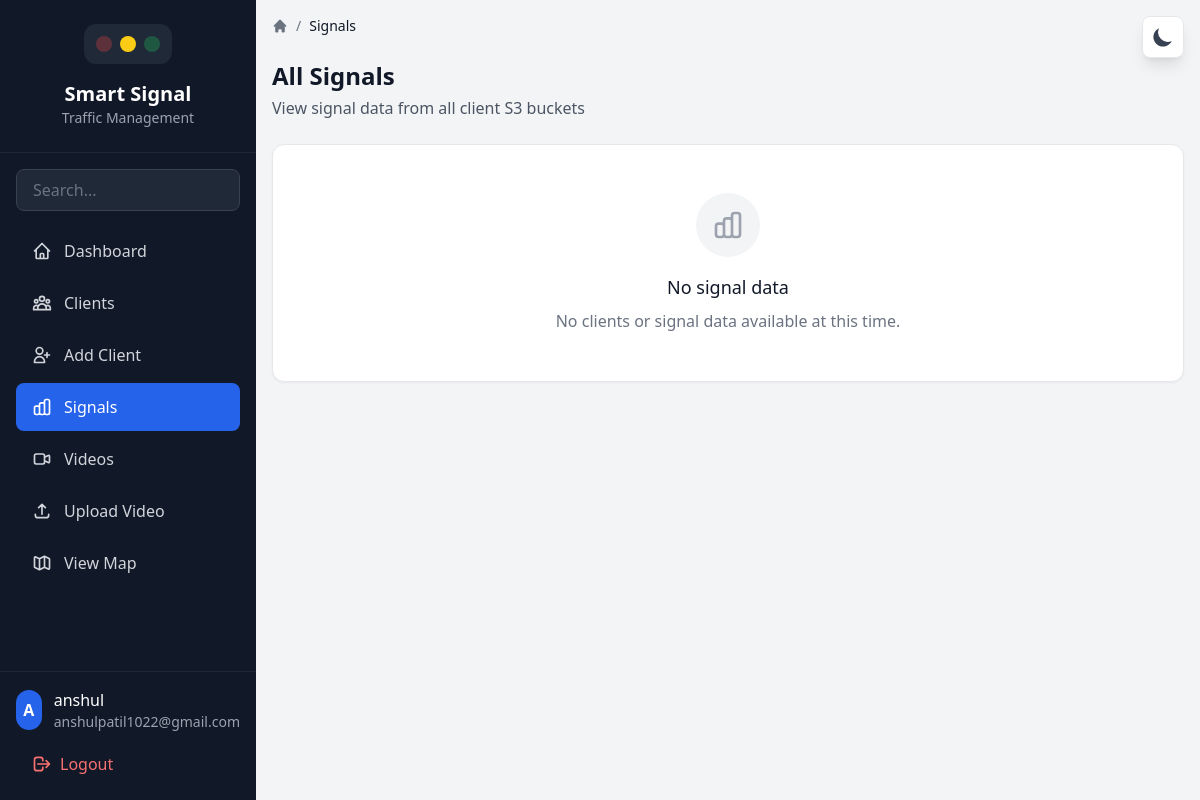
Page /show-signals/ (signed in) on the earlier database version.
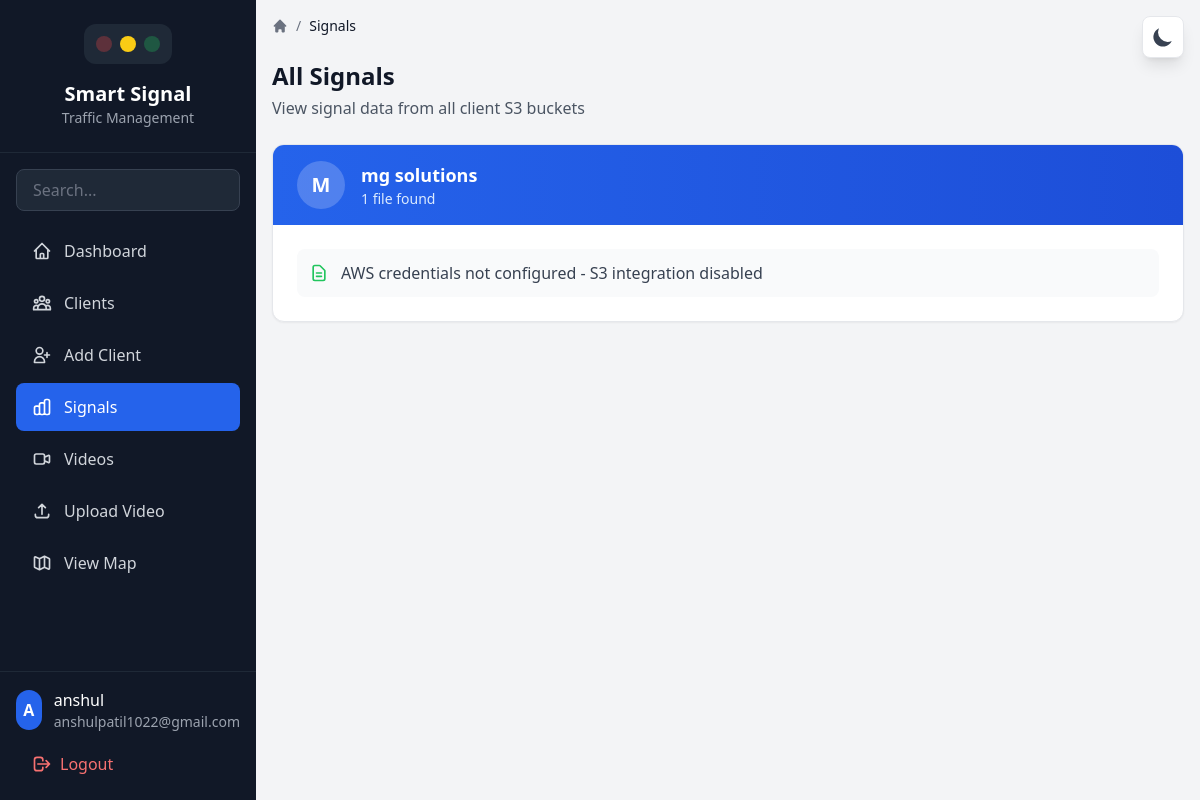
Same page on the later database version.
### core/models.py (models this page shows, shortened)
class User(AbstractUser):
    is_admin = models.BooleanField(default=False)

class Client(models.Model):
    user = models.OneToOneField(User, on_delete=models.CASCADE)
    company_name = models.CharField(max_length=100)
    city = models.CharField(max_length=100)
    site = models.CharField(max_length=100)

### core/views.py (the view, shortened to what this page needs)
# urls.py: path('show-signals/', views.show_all_signals, name='show_signals'),
@login_required
def show_all_signals(request):
    client_data = []
    clients = Client.objects.all()
    aws_configured = (
        hasattr(settings, 'AWS_ACCESS_KEY_ID') and
        hasattr(settings, 'AWS_SECRET_ACCESS_KEY') and
        settings.AWS_ACCESS_KEY_ID and
        settings.AWS_SECRET_ACCESS_KEY
    )
    if not aws_configured:
        for client in clients:
            client_data.append({
                'client': client,
                'files': ['AWS credentials not configured - S3 integration disabled']
            })
        return render(request, 'core/show_signals.html', {'client_data': client_data})

### core/templates/core/show_signals.html (shortened to what this page needs)
{% extends "base.html" %}
{% load static %}
{% block breadcrumb %}Signals{% endblock %}
{% block content %}
<div class="mb-6">
  <h1 class="text-2xl font-bold text-gray-900 dark:text-white">All Signals</h1>
  <p class="text-gray-600 dark:text-gray-400 mt-1">View signal data from all client S3 buckets</p>
</div>
{% if client_data %}
<div class="grid gap-6">
  {% for entry in client_data %}
  <div class="bg-white dark:bg-gray-800 rounded-xl shadow-sm border border-gray-200 dark:border-gray-700 overflow-hidden">
    <div class="bg-gradient-to-r from-blue-600 to-blue-700 dark:from-blue-700 dark:to-blue-800 px-6 py-4">
      <div class="flex items-center gap-4">
        <div class="w-12 h-12 rounded-full bg-white/20 flex items-center justify-center">
          <span class="text-xl font-bold text-white">{{ entry.client.company_name|slice:":1"|upper }}</span>
        </div>
        <div>
          <h3 class="text-lg font-semibold text-white">{{ entry.client.company_name }}</h3>
          <p class="text-blue-100 text-sm">{{ entry.files|length }} file{% if entry.files|length != 1 %}s{% endif %} found</p>
        </div>
      </div>
    </div>
    <div class="p-6">
      {% if entry.files %}
      <ul class="space-y-2">
        {% for file in entry.files %}
        <li class="flex items-center gap-3 p-3 bg-gray-50 dark:bg-gray-700/50 rounded-lg">
          {% if 'No S3 bucket' in file or 'AWS Error' in file %}
          <svg class="w-5 h-5 text-yellow-500 flex-shrink-0" fill="none" stroke="currentColor" viewBox="0 0 24 24">
            <path stroke-linecap="round" stroke-linejoin="round" stroke-width="2" d="M12 9v2m0 4h.01m-6.938 4h13.856c1.54 0 2.502-1.667 1.732-3L13.732 4c-.77-1.333-2.694-1.333-3.464 0L3.34 16c-.77 1.333.192 3 1.732 3z"/>
          </svg>
          <span class="text-yellow-600 dark:text-yellow-400">{{ file }}</span>
          {% else %}
          <svg class="w-5 h-5 text-green-500 flex-shrink-0" fill="none" stroke="currentColor" viewBox="0 0 24 24">
            <path stroke-linecap="round" stroke-linejoin="round" stroke-width="2" d="M9 12h6m-6 4h6m2 5H7a2 2 0 01-2-2V5a2 2 0 012-2h5.586a1 1 0 01.707.293l5.414 5.414a1 1 0 01.293.707V19a2 2 0 01-2 2z"/>
          </svg>
          <span class="text-gray-700 dark:text-gray-300">{{ file }}</span>
          {% endif %}
        </li>
        {% endfor %}
      </ul>
      {% else %}
      <p class="text-gray-500 dark:text-gray-400 text-center py-4">No files available</p>
      {% endif %}
    </div>
  </div>
  {% endfor %}
</div>
{% else %}
<div class="bg-white dark:bg-gray-800 rounded-xl shadow-sm border border-gray-200 dark:border-gray-700 p-12 text-center">
  <div class="w-16 h-16 mx-auto mb-4 bg-gray-100 dark:bg-gray-700 rounded-full flex items-center justify-center">
  </div>
  <h3 class="text-lg font-medium text-gray-900 dark:text-white mb-2">No signal data</h3>
  <p class="text-gray-500 dark:text-gray-400">No clients or signal data available at this time.</p>
</div>
{% endif %}
{% endblock %}

### core/templates/base.html (shortened to what this page needs)
{% load static %}
<!DOCTYPE html>
<html lang="en" class="h-full">
<head>
  <script src="https://cdn.tailwindcss.com"></script>
</head>
<body class="h-full bg-gray-100 dark:bg-gray-900 text-gray-900 dark:text-gray-100 transition-colors duration-300">
  <div class="fixed top-4 right-4 z-50">
    <button id="themeToggle" class="p-2 rounded-lg bg-white dark:bg-gray-800 shadow-lg border border-gray-200 dark:border-gray-700 hover:bg-gray-50 dark:hover:bg-gray-700 transition">
      <svg id="moonIcon" class="w-6 h-6 text-gray-700 dark:text-gray-300" fill="currentColor" viewBox="0 0 20 20">
        <path d="M17.293 13.293A8 8 0 016.707 2.707a8.001 8.001 0 1010.586 10.586z"/>
      </svg>
    </button>
  </div>
  <aside id="sidebar" class="fixed inset-y-0 left-0 z-40 w-64 bg-gray-900 dark:bg-gray-950 transform -translate-x-full lg:translate-x-0 transition-transform duration-300 ease-in-out">
    <div class="flex flex-col h-full">
      <div class="p-6 border-b border-gray-800">
        <div class="flex items-center justify-center mb-4">
          <div class="traffic-light flex gap-2 bg-gray-800 p-3 rounded-xl">
            <div class="light w-4 h-4 rounded-full bg-red-500"></div>
            <div class="light w-4 h-4 rounded-full bg-yellow-400"></div>
            <div class="light w-4 h-4 rounded-full bg-green-500"></div>
          </div>
        </div>
        <h1 class="text-xl font-bold text-white text-center">Smart Signal</h1>
        <p class="text-gray-400 text-sm text-center">Traffic Management</p>
      </div>
      <div class="p-4">
        <input type="text" id="sidebarSearch" placeholder="Search..."
          class="w-full px-4 py-2 bg-gray-800 border border-gray-700 rounded-lg text-gray-200 placeholder-gray-500 focus:outline-none focus:ring-2 focus:ring-blue-500 focus:border-transparent">
      </div>
      <nav class="flex-1 px-4 pb-4 overflow-y-auto">
        <ul class="space-y-1">
          <li>
            <a href="{% url 'home' %}" class="nav-link flex items-center gap-3 px-4 py-3 rounded-lg text-gray-300 hover:bg-gray-800 hover:text-white transition {% if request.path == '/' %}bg-blue-600 text-white{% endif %}">
              <svg class="w-5 h-5" fill="none" stroke="currentColor" viewBox="0 0 24 24"><path stroke-linecap="round" stroke-linejoin="round" stroke-width="2" d="M3 12l2-2m0 0l7-7 7 7M5 10v10a1 1 0 001 1h3m10-11l2 2m-2-2v10a1 1 0 01-1 1h-3m-6 0a1 1 0 001-1v-4a1 1 0 011-1h2a1 1 0 011 1v4a1 1 0 001 1m-6 0h6"/></svg>
              Dashboard
            </a>
          </li>
          <li>
            <a href="{% url 'list_clients' %}" class="nav-link flex items-center gap-3 px-4 py-3 rounded-lg text-gray-300 hover:bg-gray-800 hover:text-white transition {% if 'clients' in request.path %}bg-blue-600 text-white{% endif %}">
              Clients
            </a>
          </li>
          <li>
            <a href="{% url 'add_client' %}" class="nav-link flex items-center gap-3 px-4 py-3 rounded-lg text-gray-300 hover:bg-gray-800 hover:text-white transition {% if 'add-client' in request.path %}bg-blue-600 text-white{% endif %}">
              <svg class="w-5 h-5" fill="none" stroke="currentColor" viewBox="0 0 24 24"><path stroke-linecap="round" stroke-linejoin="round" stroke-width="2" d="M18 9v3m0 0v3m0-3h3m-3 0h-3m-2-5a4 4 0 11-8 0 4 4 0 018 0zM3 20a6 6 0 0112 0v1H3v-1z"/></svg>
              Add Client
            </a>
          </li>
          <li>
            <a href="{% url 'show_signals' %}" class="nav-link flex items-center gap-3 px-4 py-3 rounded-lg text-gray-300 hover:bg-gray-800 hover:text-white transition {% if 'signals' in request.path %}bg-blue-600 text-white{% endif %}">
              Signals
            </a>
          </li>
          <li>
            <a href="{% url 'list_videos' %}" class="nav-link flex items-center gap-3 px-4 py-3 rounded-lg text-gray-300 hover:bg-gray-800 hover:text-white transition ">
              <svg class="w-5 h-5" fill="none" stroke="currentColor" viewBox="0 0 24 24"><path stroke-linecap="round" stroke-linejoin="round" stroke-width="2" d="M15 10l4.553-2.276A1 1 0 0121 8.618v6.764a1 1 0 01-1.447.894L15 14M5 18h8a2 2 0 002-2V8a2 2 0 00-2-2H5a2 2 0 00-2 2v8a2 2 0 002 2z"/></svg>
              Videos
            </a>
          </li>
          <li>
            <a href="{% url 'upload_video' %}" class="nav-link flex items-center gap-3 px-4 py-3 rounded-lg text-gray-300 hover:bg-gray-800 hover:text-white transition {% if 'upload' in request.path %}bg-blue-600 text-white{% endif %}">
              <svg class="w-5 h-5" fill="none" stroke="currentColor" viewBox="0 0 24 24"><path stroke-linecap="round" stroke-linejoin="round" stroke-width="2" d="M4 16v1a3 3 0 003 3h10a3 3 0 003-3v-1m-4-8l-4-4m0 0L8 8m4-4v12"/></svg>
              Upload Video
            </a>
          </li>
          <li>
            <a href="{% url 'show_map' %}" class="nav-link flex items-center gap-3 px-4 py-3 rounded-lg text-gray-300 hover:bg-gray-800 hover:text-white transition {% if 'map' in request.path %}bg-blue-600 text-white{% endif %}">
              <svg class="w-5 h-5" fill="none" stroke="currentColor" viewBox="0 0 24 24"><path stroke-linecap="round" stroke-linejoin="round" stroke-width="2" d="M9 20l-5.447-2.724A1 1 0 013 16.382V5.618a1 1 0 011.447-.894L9 7m0 13l6-3m-6 3V7m6 10l4.553 2.276A1 1 0 0021 18.382V7.618a1 1 0 00-.553-.894L15 4m0 13V4m0 0L9 7"/></svg>
              View Map
            </a>
          </li>
        </ul>
      </nav>
      <div class="p-4 border-t border-gray-800">
        {% if user.is_authenticated %}
        <div class="flex items-center gap-3 mb-3">
          <div class="w-10 h-10 rounded-full bg-blue-600 flex items-center justify-center text-white font-semibold">
            {{ user.username|slice:":1"|upper }}
          </div>
          <div>
            <p class="text-white font-medium">{{ user.username }}</p>
            <p class="text-gray-400 text-sm">{{ user.email|default:"User" }}</p>
          </div>
        </div>
        <form method="post" action="{% url 'logout' %}" class="m-0">
          <button type="submit" class="flex items-center gap-2 px-4 py-2 text-red-400 hover:bg-gray-800 rounded-lg transition w-full">
            <svg class="w-5 h-5" fill="none" stroke="currentColor" viewBox="0 0 24 24"><path stroke-linecap="round" stroke-linejoin="round" stroke-width="2" d="M17 16l4-4m0 0l-4-4m4 4H7m6 4v1a3 3 0 01-3 3H6a3 3 0 01-3-3V7a3 3 0 013-3h4a3 3 0 013 3v1"/></svg>
            Logout
          </button>
        </form>
        {% endif %}
      </div>
    </div>
  </aside>
  <main class="lg:ml-64 min-h-screen">
    <div class="p-4 pt-16 lg:pt-4">
      <nav class="mb-6">
        <ol class="flex items-center gap-2 text-sm text-gray-500 dark:text-gray-400">
          <li>
            <a href="{% url 'home' %}" class="hover:text-blue-600 dark:hover:text-blue-400 transition">
              <svg class="w-4 h-4" fill="currentColor" viewBox="0 0 20 20"><path d="M10.707 2.293a1 1 0 00-1.414 0l-7 7a1 1 0 001.414 1.414L4 10.414V17a1 1 0 001 1h2a1 1 0 001-1v-2a1 1 0 011-1h2a1 1 0 011 1v2a1 1 0 001 1h2a1 1 0 001-1v-6.586l.293.293a1 1 0 001.414-1.414l-7-7z"/></svg>
            </a>
          </li>
          <li><span>/</span></li>
          <li class="text-gray-900 dark:text-gray-100 font-medium">{% block breadcrumb %}Dashboard{% endblock %}</li>
        </ol>
      </nav>
      <div class="max-w-7xl mx-auto">
        {% block content %}{% endblock %}
      </div>
    </div>
  </main>
</body>
</html>

### core/templates/base.html (style rules this page uses)
.traffic-light .light { opacity: 0.3; transition: opacity 0.3s; }
.traffic-light .light.active { opacity: 1; }

Differences in the rows shown:
added Client: client.company_name "M", client.company_name "mg solutions", files|length "1", files "AWS credentials not configured - S3 integration disabled"
Other differences:
text no longer shown: "No signal data No clients or signal data available at this time."
